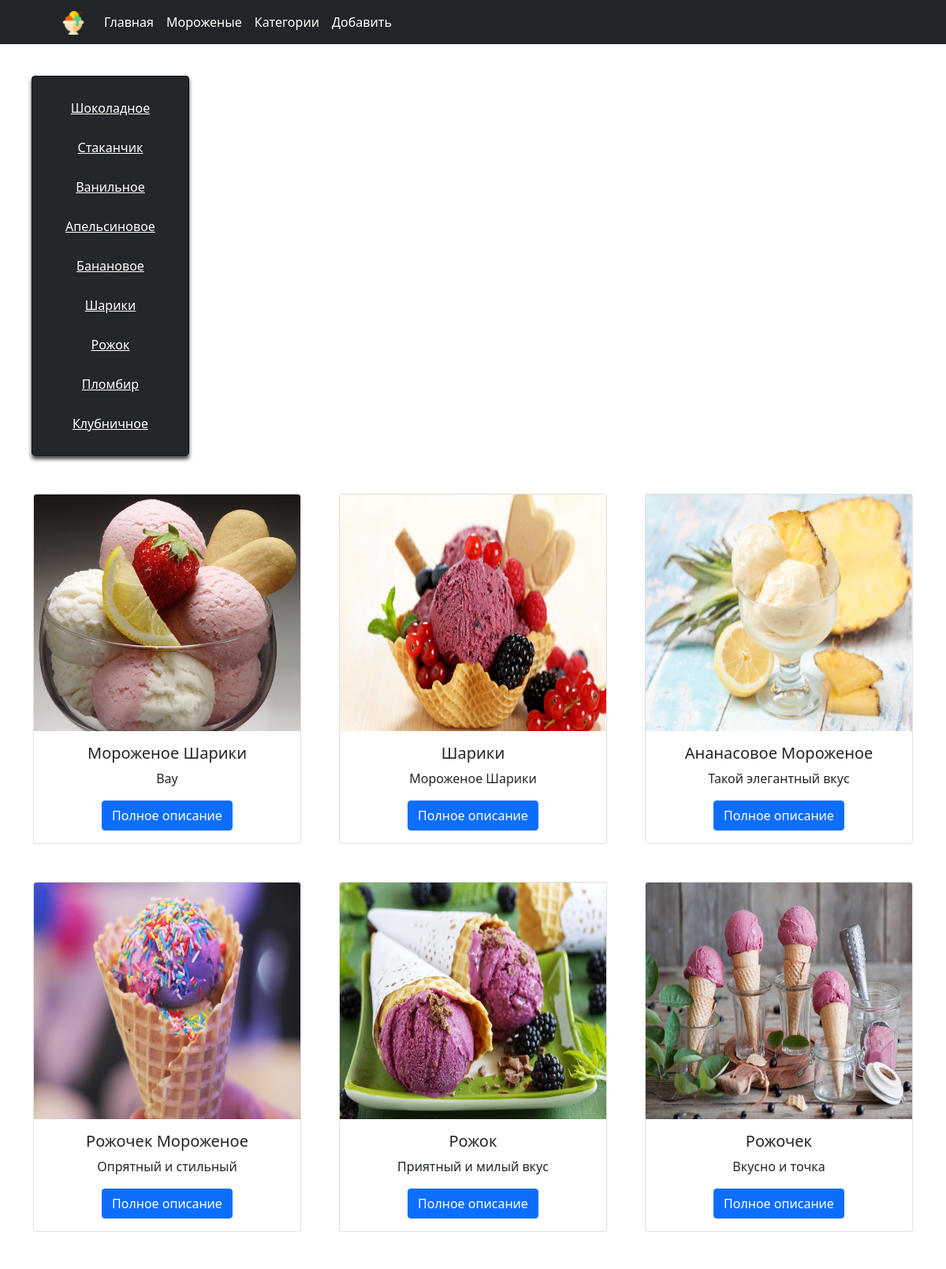
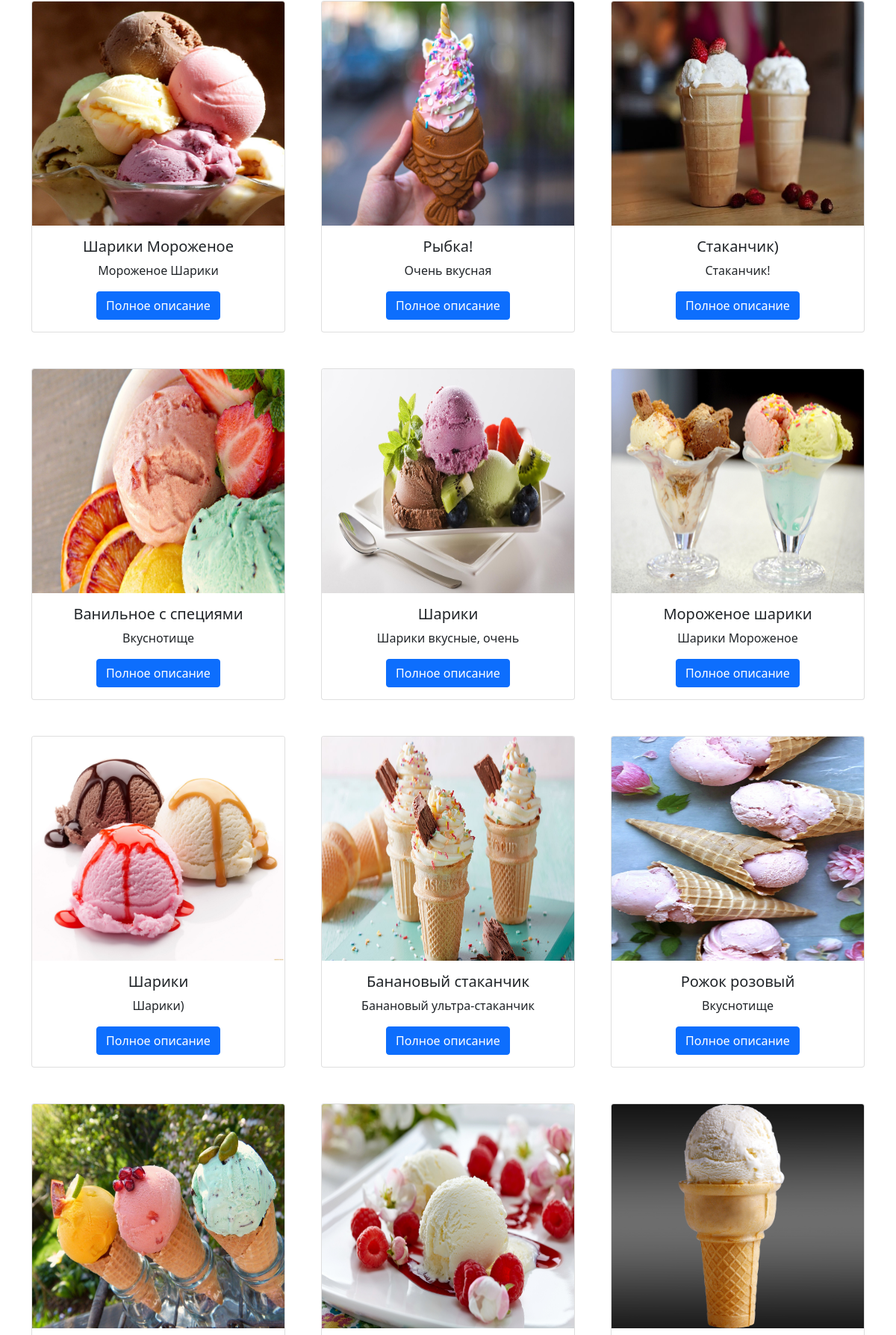
The page /category/ (upper part) on the database its author committed (2 pictures, top to bottom).
### ice_cream/models.py (models this page shows, shortened)
class IceCream(models.Model):
    objects = models.Manager()
    category = models.ForeignKey(Category, on_delete=models.CASCADE, verbose_name='Категория')
    name = models.CharField(max_length=40, verbose_name='Название')
    description = models.TextField(verbose_name='Описание', blank=True)
    photo = models.ImageField(upload_to='photos/%Y/%m/%d/', verbose_name='Фотография')
    created_at = models.DateTimeField(auto_now_add=True, verbose_name='Время публикации')
    price = models.PositiveIntegerField(verbose_name='Цена', default=0)
    views = models.PositiveIntegerField(verbose_name='Просмотры', default=0)
    class Meta:
        verbose_name = 'Мороженое'
        verbose_name_plural = 'Мороженые'
        ordering = ['-created_at', '-name']

### ice_cream/views.py (the view)
# urls.py: path('category/', CategoriesIceCream.as_view(), name='categories'),
class CategoriesIceCream(ListView):
    model = IceCream
    template_name = 'ice_cream/category.html'
    context_object_name = 'products'
    def get_context_data(self, *, object_list=None, **kwargs):
        context = super().get_context_data(**kwargs)
        categories = returns_all_categories()
        context['title'] = 'Категории'
        context['categories'] = categories
        return context

### ice_cream/models.py (called while the page is built)
    def __str__(self):
        return self.name

### ice_cream/services.py (called while the page is built)
def returns_all_categories():
    categories = Category.objects.all()
    return categories

### ice_cream/templates/ice_cream/category.html (shortened to what this page needs)
{% extends 'base.html' %}
{% block content %}
<div class="sidebar">
    <div class="for-small-screens">
        <div class="for-large-screens">
            <div class="container">
                {% for category in categories %}
                <div class="link">
                </div>
                {% endfor %}
            </div>
        </div>
    </div>
</div>
<div class="container my-5">
    <div class="row row-cols-1 row-cols-md-2 row-cols-lg-3 g-5">
        {% for product in products %}
        <div class="col">
            <div class="card">
                <img src="{{ product.photo.url }}"
                     class="card-img-top"
                     alt="{{ product.name }}">
                <div class="card-body">
                    <h5 class="card-title">
                        {{ product.name }}
                    </h5>
                    <p class="card-text">
                        {{ product.description|truncatechars:60 }}
                    </p>
                    <a href="{% url 'icecream' product.pk %}"
                       class="btn btn-primary">
                        Полное описание
                    </a>
                </div>
            </div>
        </div>
        {% endfor %}
    </div>
</div>
{% endblock %}

### main/static/css/style.css (style rules this page uses)
.card { border-radius: 1em; text-align: center; }
.card img { width: 100%; height: 300px; }
.sidebar .link { font-size:16px; font-weight:300; text-align:center; position:relative; height:40px; line-height:40px; margin-top:10px; overflow:hidden; width:90%; margin-left:5%; cursor: pointer; }
.sidebar .link:after { content: ''; position:absolute; width:80%; border-bottom:1px solid rgba(255, 255, 255, 0.5); bottom:50%; left:-100%; transition-delay: all 0.5s; transition: all 0.5s; }
.container { max-width: 1044px; margin: 0 auto; padding: 0 20px; }
@media (max-width:1800px) { .sidebar .container { max-width:200px; background: rgba(33, 37, 41, 0.99); margin:40px; padding:10px 0px 20px 0px; border:1px solid #111; border-radius:4px; box-shadow:0px 4px 5px rgba(0, 0, 0, 0.75); position: relative; } }
:root { --size: 100px; --frames: 62; }

### rows shown on the page
IceCream: photo (picture), name "Мороженое Шарики", description "Вау"
IceCream: photo (picture), name "Шарики", description "Мороженое Шарики"
IceCream: photo (picture), name "Ананасовое Мороженое", description "Такой элегантный вкус"
IceCream: photo (picture), name "Рожочек Мороженое", description "Опрятный и стильный"
IceCream: photo (picture), name "Рожок", description "Приятный и милый вкус"
IceCream: photo (picture), name "Рожочек", description "Вкусно и точка"
IceCream: photo (picture), name "Шарики Мороженое", description "Мороженое Шарики"
IceCream: photo (picture), name "Рыбка!", description "Очень вкусная"
IceCream: photo (picture), name "Стаканчик)", description "Стаканчик!"
IceCream: photo (picture), name "Ванильное с специями", description "Вкуснотище"
IceCream: photo (picture), name "Шарики", description "Шарики вкусные, очень"
IceCream: photo (picture), name "Мороженое шарики", description "Шарики Мороженое"
IceCream: photo (picture), name "Шарики", description "Шарики)"
IceCream: photo (picture), name "Банановый стаканчик", description "Банановый ультра-стаканчик"
IceCream: photo (picture), name "Рожок розовый", description "Вкуснотище"
IceCream: photo (picture)
IceCream: photo (picture)
IceCream: photo (picture)
